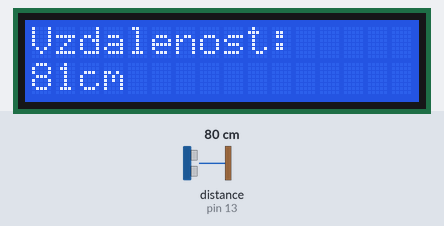
Simulated run of this sketch. Board: Arduino Uno, built with avr-gcc and run on an emulated ATmega328P. Shown: 16×2 character LCD. The test bench sets the inputs (shaded band); at power-on: distance to the obstacle (sensor on pin 13) 80 cm. The echo pulse lasts 58.3 µs per cm.

Above: at 1.2 s.
1.3 s: distance to the obstacle (sensor on pin 13) set to 2 cm
At 2.0 s:
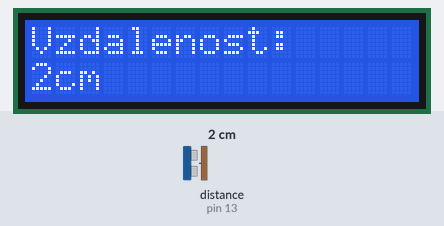
3.0 s: distance to the obstacle (sensor on pin 13) set to 4 cm
At 4.2 s:
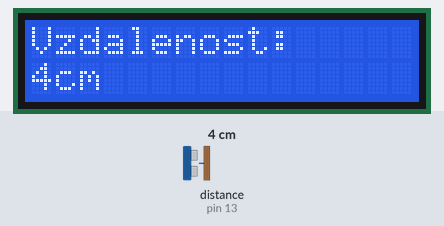
4.5 s: distance to the obstacle (sensor on pin 13) set to 9 cm
At 5.5 s:
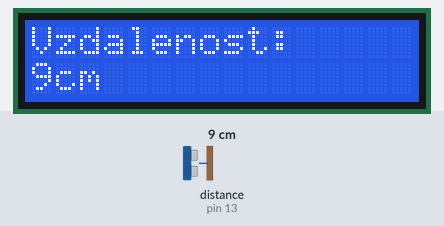
Timing chart, 0 to 7.5 s (numbered marks = the images above; inputs shaded):
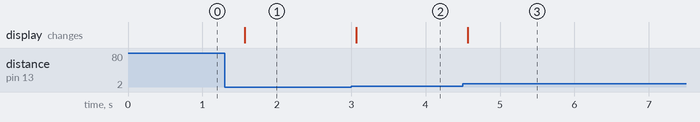

The sketch:

LED_Sonar.ino
```cpp
// ---------------------------------------------------------------------------
// This example shows how to use NewPing's ping_timer method which uses the Timer2 interrupt to get the
// ping time. The advantage of using this method over the standard ping method is that it permits a more
// event-driven sketch which allows you to appear to do two things at once. An example would be to ping
// an ultrasonic sensor for a possible collision while at the same time navigating. This allows a
// properly developed sketch to multitask. Be aware that because the ping_timer method uses Timer2,
// other features or libraries that also use Timer2 would be effected. For example, the PWM function on
// pins 3 & 11 on Arduino Uno (pins 9 and 11 on Arduino Mega) and the Tone library. Note, only the PWM
// functionality of the pins is lost (as they use Timer2 to do PWM), the pins are still available to use.
// NOTE: For Teensy/Leonardo (ATmega32U4) the library uses Timer4 instead of Timer2.
// ---------------------------------------------------------------------------
#include <NewPing.h>
#include <LiquidCrystal.h>

#define TRIGGER_PIN  13  // Arduino pin tied to trigger pin on ping sensor.
#define ECHO_PIN     13  // Arduino pin tied to echo pin on ping sensor.
#define MAX_DISTANCE 200 // Maximum distance we want to ping for (in centimeters). Maximum sensor distance is rated at 400-500cm.

NewPing sonar(TRIGGER_PIN, ECHO_PIN, MAX_DISTANCE); // NewPing setup of pins and maximum distance.
LiquidCrystal lcd(12,11,10,9,8,7,6,5,4,3,2);

unsigned int pingSpeed = 500; // How frequently are we going to send out a ping (in milliseconds). 50ms would be 20 times a second.
unsigned long pingTimer;     // Holds the next ping time.

void setup() {
  lcd.begin(16,2);      // set up the LCD's number of columns and rows:
  lcd.setCursor(0,0);   // set the cursor to column 0, line 0
  lcd.print("Vzdalenost:"); //// Print a message to the LCD.
  pingTimer = millis(); // Start now.
}

void loop() {
  // Notice how there's no delays in this sketch to allow you to do other processing in-line while doing distance pings.
  if (millis() >= pingTimer) {   // pingSpeed milliseconds since last ping, do another ping.
    pingTimer += pingSpeed;      // Set the next ping time.
    sonar.ping_timer(echoCheck); // Send out the ping, calls "echoCheck" function every 24uS where you can check the ping status.
  }
  // Do other stuff here, really. Think of it as multi-tasking.
}

void echoCheck() { // Timer2 interrupt calls this function every 24uS where you can check the ping status.
  // Don't do anything here!
  if (sonar.check_timer()) { // This is how you check to see if the ping was received.
    // Here's where you can add code.
    lcd.setCursor(0,2);   // set the cursor to column 0, line 2
    String text = String(sonar.ping_result / US_ROUNDTRIP_CM);
    text += "cm";
    text += "      ";
    lcd.print(text);  //Print a message to the LCD.
  }
  // Don't do anything here!
}
```

Measured:
- after the input at 1.3 s, the display: changes after 0.27 s (image 1)
- after the input at 3.0 s, the display: changes after 0.07 s (image 2)
- after the input at 4.5 s, the display: changes after 0.07 s (image 3)
